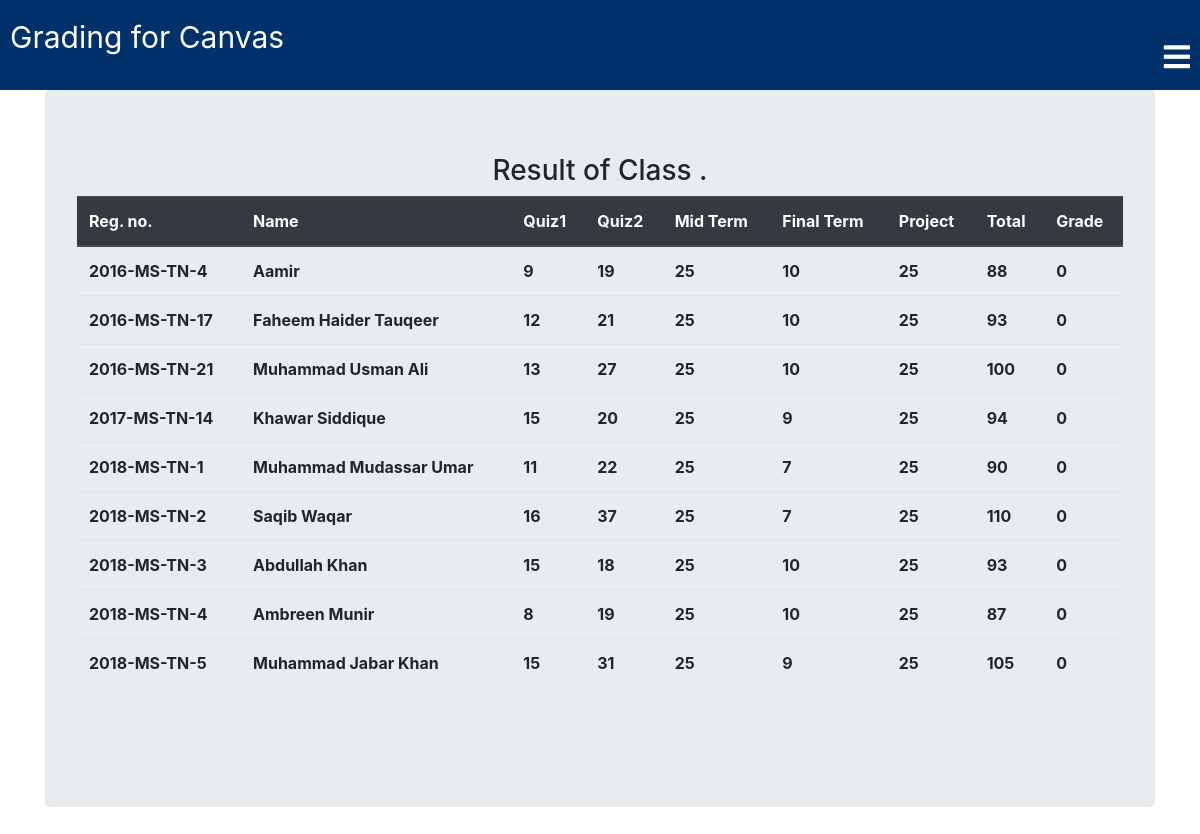
The page /classroom/excel_view/ on the database its author committed.
### classroom/models.py (models this page shows, shortened)
class Terms(models.Model):
    Registration_Number = models.CharField(max_length=30)
    Name=models.CharField(max_length=100, blank=True)
    Quiz1= models.IntegerField()
    Quiz2= models.IntegerField()
    Mid_Term=models.IntegerField()
    Final_Term= models.IntegerField()
    Project= models.IntegerField()
    Total = models.IntegerField(default=0)
    Grade = models.CharField(default=0, max_length=2)

### classroom/views.py (the view)
def excel_view(request):
  error = True
  result_attributes = Terms.objects.all()
  return render(request,'classroom/excel_view.html',{'result_attributes':result_attributes})

### template/classroom/excel_view.html (shortened to what this page needs)
{% extends 'classroom/base.html' %}
{% load static %}
{% block content %}
<div class="container">
  <div class="jumbotron">
{% if given_marks.count == 0 %}
<h2>You have not given any marks to {{ student.name }}.</h2>
{% else %}
<h3>Result of Class {{ teacher.name }} .{{teacher.subject}}</h3>
<table class='table'>
  <thead class="thead-dark">
    <tr>
      <th scope="col">Reg. no.</th>
      <th scope="col">Name</th>
      <th scope="col">Quiz1</th>
      <th scope="col">Quiz2</th>
      <th scope="col">Mid Term</th>
      <th scope="col">Final Term</th>
      <th scope="col">Project</th>
      <th scope="col">Total</th>
      <th scope="col">Grade</th>
    </tr>
  </thead>
  <tbody>
    {% for result in result_attributes %}
    <tr>
      <th>{{ result.Registration_Number }}</th>
      <th>{{ result.Name }}</th>
      <th>{{ result.Quiz1 }}</th>
      <th>{{ result.Quiz2 }}</th>
      <th>{{ result.Mid_Term }}</th>
      <th>{{ result.Final_Term }}</th>
      <th>{{ result.Project }}</th>
      <th>{{ result.Total }}</th>
      <th>{{ result.Grade }}</th>
    </tr>
    {% endfor %}
  </tbody>
</table>
<br>
{% endif %}
</div>
</div>
  {% endblock %}

### template/classroom/base.html (shortened to what this page needs)
<!DOCTYPE html>
{% load static %}
<html lang="en" dir="ltr">
  <head>
<link rel="stylesheet" href="https://maxcdn.bootstrapcdn.com/bootstrap/4.5.0/css/bootstrap.min.css">
    <link rel="stylesheet" href="{% static 'css/base.css' %}">
    <link rel="stylesheet" href="{% static 'css/searchbar.css' %}">
    <link rel="stylesheet" href="{% static 'css/newbase.css' %}">
    <link rel="stylesheet" href="https://pro.fontawesome.com/releases/v5.10.0/css/all.css">
    {% load bootstrap4 %}
    {% bootstrap_css %}
  </head>
  <body>
    <nav>
      <div class="toggle">
        <a href="{% url 'home' %}">Grading for Canvas</a>
        <i class="fa fa-bars menu"></i>
      </div>
    </nav>
      {% block content %}
      {% endblock %}
  </body>
</html>

### rows shown on the page
Terms: Registration_Number "2016-MS-TN-4", Name "Aamir", Quiz1 "9", Quiz2 "19", Mid_Term "25", Final_Term "10", Project "25", Total "88", Grade "0"
Terms: Registration_Number "2016-MS-TN-17", Name "Faheem Haider Tauqeer", Quiz1 "12", Quiz2 "21", Mid_Term "25", Final_Term "10", Project "25", Total "93", Grade "0"
Terms: Registration_Number "2016-MS-TN-21", Name "Muhammad Usman Ali", Quiz1 "13", Quiz2 "27", Mid_Term "25", Final_Term "10", Project "25", Total "100", Grade "0"
Terms: Registration_Number "2017-MS-TN-14", Name "Khawar Siddique", Quiz1 "15", Quiz2 "20", Mid_Term "25", Final_Term "9", Project "25", Total "94", Grade "0"
Terms: Registration_Number "2018-MS-TN-1", Name "Muhammad Mudassar Umar", Quiz1 "11", Quiz2 "22", Mid_Term "25", Final_Term "7", Project "25", Total "90", Grade "0"
Terms: Registration_Number "2018-MS-TN-2", Name "Saqib Waqar", Quiz1 "16", Quiz2 "37", Mid_Term "25", Final_Term "7", Project "25", Total "110", Grade "0"
Terms: Registration_Number "2018-MS-TN-3", Name "Abdullah Khan", Quiz1 "15", Quiz2 "18", Mid_Term "25", Final_Term "10", Project "25", Total "93", Grade "0"
Terms: Registration_Number "2018-MS-TN-4", Name "Ambreen Munir", Quiz1 "8", Quiz2 "19", Mid_Term "25", Final_Term "10", Project "25", Total "87", Grade "0"
Terms: Registration_Number "2018-MS-TN-5", Name "Muhammad Jabar Khan", Quiz1 "15", Quiz2 "31", Mid_Term "25", Final_Term "9", Project "25", Total "105", Grade "0"
